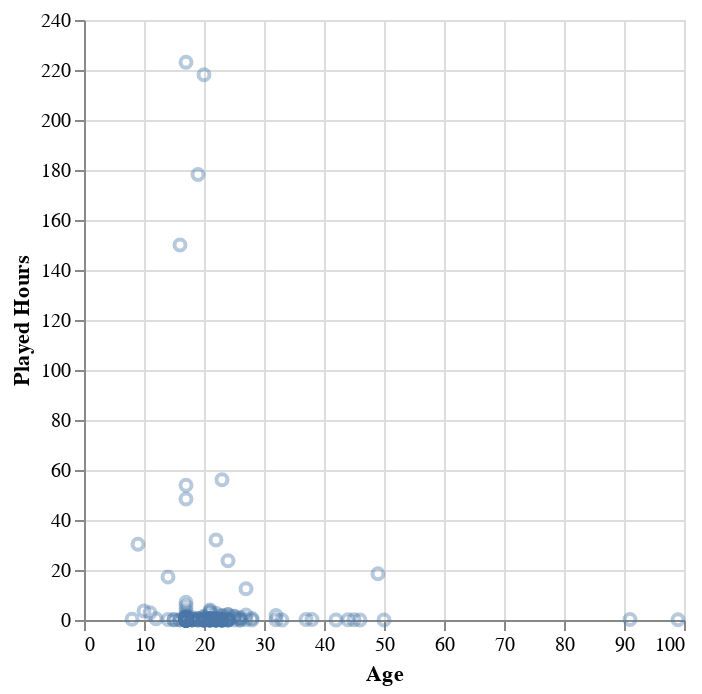

This figure's notebook cell:
### Markdown cell above
#### Preliminary Graph ####

### Code cell
#Plott preliminary graph
age_plot = alt.Chart(player_data).mark_point(opacity=0.4).encode(
    x=alt.X('age:Q').title("Age"),
    y=alt.Y("played_hours:Q").title("Played Hours"),
)
age_plot

### Figure 1 — Vega-Lite specification as saved in the notebook (floating-point values rounded to 4 significant figures; data arrays with more than 128 entries replaced by an {"elided": "..."} marker saying what was removed)
{"config": {"view": {"continuousWidth": 300, "continuousHeight": 300}}, "data": {"name": "data-673ac0e893480839d2a6a0a89500734b"}, "mark": {"type": "point", "opacity": 0.4}, "encoding": {"x": {"field": "age", "title": "Age", "type": "quantitative"}, "y": {"field": "played_hours", "title": "Played Hours", "type": "quantitative"}}, "$schema": "https://vega.github.io/schema/vega-lite/v5.20.1.json", "datasets": {"data-673ac0e893480839d2a6a0a89500734b": {"elided": "196 records"}}}
